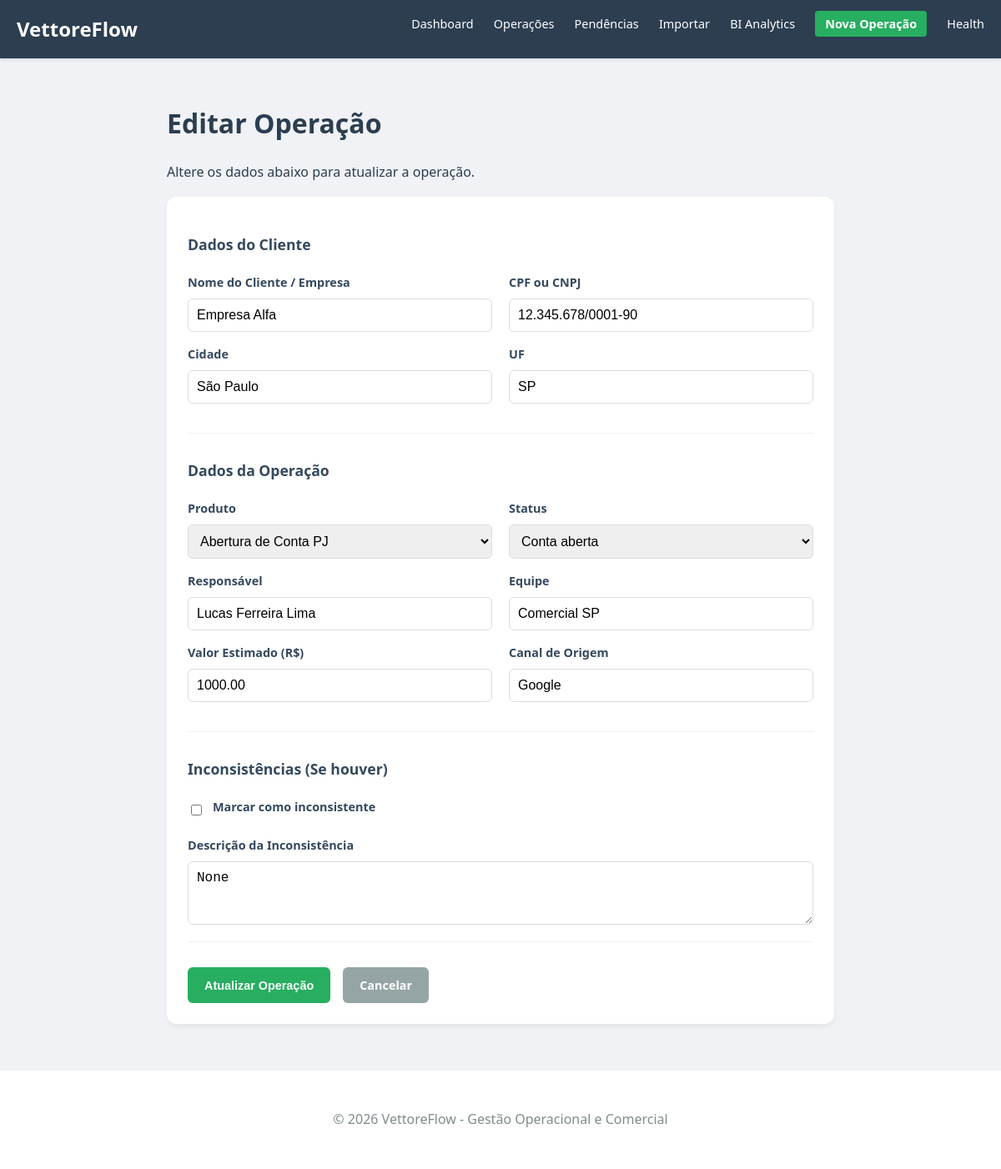
Page /vettoreflow/operacoes/editar/1 on the committed database.
### app/models/operacao.py (models this page shows, shortened)
class Operacao(db.Model):
    __tablename__ = 'operacoes'
    id = db.Column(db.Integer, primary_key=True)
    data_atendimento = db.Column(db.Date, nullable=False, default=datetime.utcnow)
    cliente_nome = db.Column(db.String(150), nullable=False)
    cpf_cnpj = db.Column(db.String(20), nullable=False)
    produto = db.Column(db.String(100), nullable=False)
    status = db.Column(db.String(50), nullable=False)
    canal_origem = db.Column(db.String(100))
    responsavel = db.Column(db.String(100))
    equipe = db.Column(db.String(100))
    cidade = db.Column(db.String(100))
    uf = db.Column(db.String(2))
    valor_estimado = db.Column(db.Numeric(12, 2), default=0.0)
    observacao = db.Column(db.Text)
    possui_inconsistencia = db.Column(db.Boolean, default=False)
    descricao_inconsistencia = db.Column(db.Text)
    data_criacao = db.Column(db.DateTime, default=datetime.utcnow)

### app/web/routes.py (the view)
@web.route('/operacoes/editar/<int:id>', methods=['GET', 'POST'])
def editar_operacao(id):
    operacao = OperacaoService.buscar_por_id(id)
    if not operacao:
        return "Operação não encontrada", 404
    if request.method == 'POST':
        OperacaoService.atualizar_operacao(id, request.form)
        return redirect(url_for('web.listar_operacoes'))
    return render_template('form_operacao.html', operacao=operacao)

### app/services/operacao_service.py (called while the page is built)
    @staticmethod
    def buscar_por_id(operacao_id):
        return Operacao.query.get(operacao_id)

### app/templates/form_operacao.html (shortened to what this page needs)
{% extends "base.html" %}
{% block content %}
    <div class="form-container">
        <h1>{{ "Editar" if operacao else "Cadastrar Nova" }} Operação</h1>
        <p>{{ "Altere os dados abaixo para atualizar a operação." if operacao else "Preencha os dados abaixo para registrar uma nova operação comercial." }}</p>
        <div class="card">
            <form action="{{ url_for('web.editar_operacao', id=operacao.id) if operacao else url_for('web.nova_operacao') }}" method="POST" class="vettore-form">
                <div class="form-section">
                    <h3>Dados do Cliente</h3>
                    <div class="form-row">
                        <div class="form-group">
                            <label for="cliente_nome">Nome do Cliente / Empresa</label>
                            <input type="text" id="cliente_nome" name="cliente_nome" required value="{{ operacao.cliente_nome if operacao else '' }}" placeholder="Ex: João da Silva">
                        </div>
                        <div class="form-group">
                            <label for="cpf_cnpj">CPF ou CNPJ</label>
                            <input type="text" id="cpf_cnpj" name="cpf_cnpj" required value="{{ operacao.cpf_cnpj if operacao else '' }}" placeholder="Ex: 000.000.000-00">
                        </div>
                    </div>
                    <div class="form-row">
                        <div class="form-group">
                            <label for="cidade">Cidade</label>
                            <input type="text" id="cidade" name="cidade" value="{{ operacao.cidade if operacao else '' }}" placeholder="Ex: São Paulo">
                        </div>
                        <div class="form-group">
                            <label for="uf">UF</label>
                            <input type="text" id="uf" name="uf" maxlength="2" value="{{ operacao.uf if operacao else '' }}" placeholder="Ex: SP">
                        </div>
                    </div>
                </div>
                <div class="form-section">
                    <h3>Dados da Operação</h3>
                    <div class="form-row">
                        <div class="form-group">
                            <label for="produto">Produto</label>
                            <select id="produto" name="produto" required>
                                {% for prod in ['Abertura de Conta PJ', 'Abertura de Conta PF', 'Cartão', 'Getnet', 'Crédito', 'Maquininha', 'Produto Bancário'] %}
                                    <option value="{{ prod }}" {{ 'selected' if operacao and operacao.produto == prod else '' }}>{{ prod }}</option>
                                {% endfor %}
                            </select>
                        </div>
                        <div class="form-group">
                            <label for="status">Status</label>
                            <select id="status" name="status" required>
                                {% for st in ['Novo', 'Em análise', 'Pendente documentação', 'Aprovado', 'Conta aberta', 'Reprovado', 'Cancelado'] %}
                                    <option value="{{ st }}" {{ 'selected' if operacao and operacao.status == st else '' }}>{{ st }}</option>
                                {% endfor %}
                            </select>
                        </div>
                    </div>
                    <div class="form-row">
                        <div class="form-group">
                            <label for="responsavel">Responsável</label>
                            <input type="text" id="responsavel" name="responsavel" value="{{ operacao.responsavel if operacao else '' }}" placeholder="Nome do consultor">
                        </div>
                        <div class="form-group">
                            <label for="equipe">Equipe</label>
                            <input type="text" id="equipe" name="equipe" value="{{ operacao.equipe if operacao else '' }}" placeholder="Nome da equipe">
                        </div>
                    </div>
                    <div class="form-row">
                        <div class="form-group">
                            <label for="valor_estimado">Valor Estimado (R$)</label>
                            <input type="number" id="valor_estimado" name="valor_estimado" step="0.01" value="{{ operacao.valor_estimado if operacao else '0.00' }}">
                        </div>
                        <div class="form-group">
                            <label for="canal_origem">Canal de Origem</label>
                            <input type="text" id="canal_origem" name="canal_origem" value="{{ operacao.canal_origem if operacao else '' }}" placeholder="Ex: Indicação, Google, etc.">
                        </div>
                    </div>
                </div>
                <div class="form-section">
                    <h3>Inconsistências (Se houver)</h3>
                    <div class="form-group checkbox-group">
                        <input type="checkbox" id="possui_inconsistencia" name="possui_inconsistencia" {{ 'checked' if operacao and operacao.possui_inconsistencia else '' }}>
                        <label for="possui_inconsistencia">Marcar como inconsistente</label>
                    </div>
                    <div class="form-group">
                        <label for="descricao_inconsistencia">Descrição da Inconsistência</label>
                        <textarea id="descricao_inconsistencia" name="descricao_inconsistencia" rows="3" placeholder="Descreva o problema encontrado...">{{ operacao.descricao_inconsistencia if operacao else '' }}</textarea>
                    </div>
                </div>
                <div class="form-actions">
                    <button type="submit" class="btn btn-primary">{{ "Atualizar" if operacao else "Salvar" }} Operação</button>
                    <a href="{{ url_for('web.listar_operacoes') }}" class="btn btn-secondary">Cancelar</a>
                </div>
            </form>
        </div>
    </div>
{% endblock %}

### app/static/css/style.css (style rules this page uses)
:root { --primary: #2c3e50; --secondary: #34495e; --success: #27ae60; --warning: #f39c12; --danger: #e74c3c; --light: #ecf0f1; --dark: #2c3e50; --white: #ffffff; }
body { font-family: 'Segoe UI', Tahoma, Geneva, Verdana, sans-serif; line-height: 1.6; margin: 0; padding: 0; background-color: #f0f2f5; color: var(--dark); }
h1, h2, h3 { color: var(--primary); }
.card { background: var(--white); padding: 25px; border-radius: 12px; box-shadow: 0 4px 6px rgba(0,0,0,0.05); margin-bottom: 25px; }
.form-container { max-width: 800px; margin: auto; }
.form-section { margin-bottom: 30px; padding-bottom: 20px; border-bottom: 1px solid #eee; }
.form-section h3 { font-size: 1.1rem; margin-bottom: 20px; color: var(--secondary); }
.form-row { display: flex; gap: 20px; margin-bottom: 15px; }
.form-group { flex: 1; display: flex; flex-direction: column; }
.form-group label { font-size: 0.9rem; font-weight: bold; margin-bottom: 8px; color: var(--secondary); }
.form-group input, .form-group select, .form-group textarea { padding: 10px; border: 1px solid #ddd; border-radius: 6px; font-size: 1rem; }
.checkbox-group { flex-direction: row; align-items: center; gap: 10px; margin-bottom: 15px; }
.checkbox-group input { width: auto; }
.btn { padding: 10px 20px; border-radius: 6px; border: none; cursor: pointer; font-weight: bold; text-decoration: none; display: inline-block; font-size: 0.9rem; }
.btn-primary { background: var(--success); color: white; }
.btn-secondary { background: #95a5a6; color: white; }
.form-actions { display: flex; gap: 15px; margin-top: 20px; }

### rows in the picture
Operacao: cliente_nome "Empresa Alfa", cpf_cnpj "12.345.678/0001-90", cidade "São Paulo", uf "SP", responsavel "Lucas Ferreira Lima", equipe "Comercial SP", valor_estimado "1000.00", canal_origem "Google", descricao_inconsistencia "None"

### other values in the picture
{{ "Editar" if operacao else "Cadastrar Nova" }} "Editar"
{{ "Atualizar" if operacao else "Salvar" }} "Atualizar"
form field produto "Abertura de Conta PJ"
form field status "Conta aberta"
